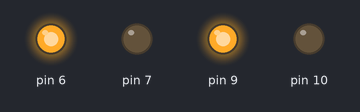
Bench run of a sketch on a simulated Arduino Uno, built with avr-gcc and run on an emulated ATmega328P. Parts: output pins drawn as LEDs (lit = HIGH).

Above: at 0.1 s.
Timing chart, 0 to 1.6 s (numbered marks = the images above):
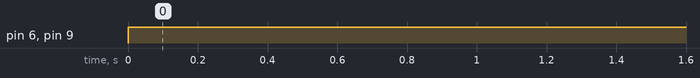

The sketch:

pwmcontrol.ino
```cpp
int pwm=255;
int pwm2=255;

void setup() {
  // put your setup code here, to run once:
 pinMode(9,OUTPUT);
 pinMode(10,OUTPUT);

 pinMode(6,OUTPUT);
 pinMode(7,OUTPUT);

}

void loop() {
  analogWrite(9,pwm);
  analogWrite(10,0);

  analogWrite(6,pwm2);
  analogWrite(7,0);
  delay(10);
}
```

Measured:
- by itself, pin 6, pin 9: LOW → HIGH at 0.00 s
